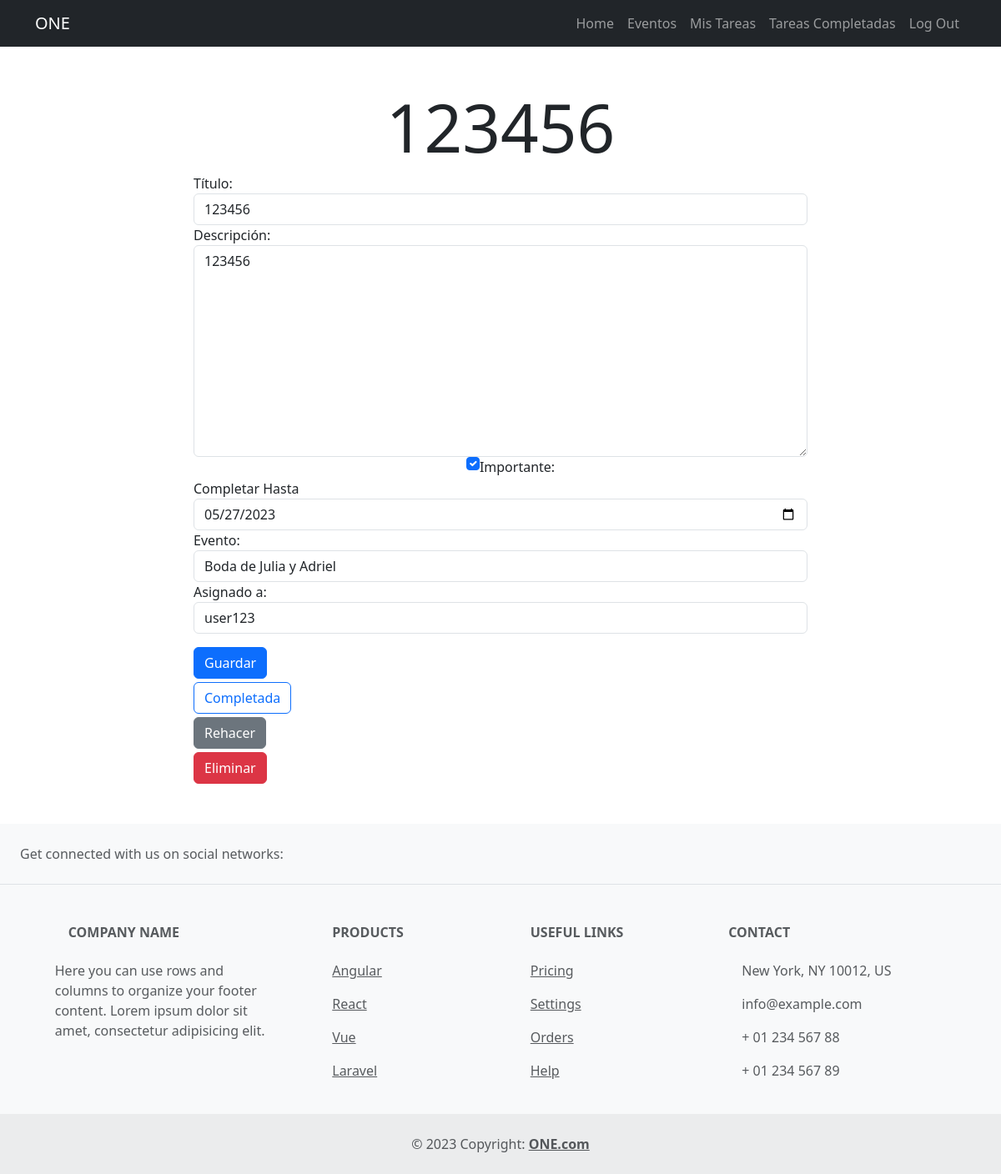
The page /tasks/13/ (signed in) on the database its author committed.
### tasks/models.py (models this page shows, shortened)
class Task(models.Model):
    title = models.CharField(max_length=80)
    descripcion = models.TextField(blank=True)
    fechaCreacion = models.DateTimeField(auto_now_add=True)
    fechaLim= models.DateTimeField(null = True, blank = True)
    fechaTer= models.DateTimeField(null = True, blank = True)
    importante = models.BooleanField(default=False)
    user = models.ForeignKey(User, on_delete=models.CASCADE)
    evento = models.ForeignKey(Evento, blank=True , on_delete=models.CASCADE)
    asignado_a = models.ForeignKey(User, null=True, blank=True, related_name='tasks_assigned', on_delete=models.SET_NULL)

### tasks/views.py (the view)
# urls.py: path('tasks/<int:task_id>/', task_detail, name = 'task_detail'),
@login_required
def task_detail(request, task_id):
    task = get_object_or_404(Task, pk=task_id)
    if task.asignado_a == request.user:
        editable = False
    else:
        editable = True
    if request.method == 'POST':
        form = TaskForm(request.POST, instance=task, user=request.user)
        if form.is_valid():
            form.save()
            return HttpResponseRedirect(reverse('tasks'))
    else:
        form = TaskForm(instance=task, user=request.user)
    return render(request, 'task_detail.html', {'task': task, 'form': form, 'editable': editable})

### event/models.py (called while the page is built)
    def __str__(self):
        return self.nombre

### tasks/templates/task_detail.html (shortened to what this page needs)
{% extends 'base.html' %}
{% block content%}
<main class="container">
    <div class="row">
        <div class="col-md-8 offset-md-2">
            <h1 class="display-1 text-center mt-5">{{task.title}}</h1>
            <form method="post"{% if not editable %} disabled{% endif %}>
                <div class="form-group">
                    {{ form.title.label_tag }}
                    {{ form.title }}
                </div>
                <div class="form-group">
                    {{ form.descripcion.label_tag }}
                    {{ form.descripcion }}
                </div>
                <div class="d-flex justify-content-center">
                    <div class="form-check">
                        {{ form.importante }}
                        {{ form.importante.label_tag }}
                    </div>
                </div>
                <div class="form-group">
                    <label for="{{ form.fechaLim.id_for_label }}">Completar Hasta</label>
                    {{ form.fechaLim }}
                </div>
                <div class="form-group">
                    {{ form.evento.label_tag }}
                    {{ form.evento }}
                </div>
                <div class="form-group">
                    {{ form.asignado_a.label_tag }}
                    {{ form.asignado_a }}
                </div>
                {% if editable %}
                <button class="btn btn-primary mt-3">Guardar</button>
                {% endif %}
            </form>
            {% if editable %}
            <form action="{% url 'complete_task' task.id %}"  method="post">
                <button class="btn btn-outline-primary mt-1">Completada</button>
            </form>
            {% else %}
            <form action="{% url 'complete_task_assigned' task.id %}"  method="post">
                {% csrf_token %}
                <button class="btn btn-outline-primary mt-1">Completada</button>
            </form>
            {% endif %}
            {% if not task.fechaLim is none %}
                <form action="{% url 'rehacer_task' task.id %}"  method="post">
                    <button class="btn btn-secondary mt-1">Rehacer</button>
                </form>
            {% endif %}
            {% if editable %}
            <form action="{% url 'delete_task' task.id %}"  method="post">
                <button class="btn btn-danger mt-1 mb-5">Eliminar</button>
            </form>
            {% endif %}
        </div>
    </div>
</main>
{% endblock %}

### rows shown on the page
Task: title "123456", descripcion "123456", importante "☑", fechaLim "05/27/2023", evento "Boda de Julia y Adriel", asignado_a "user123"
